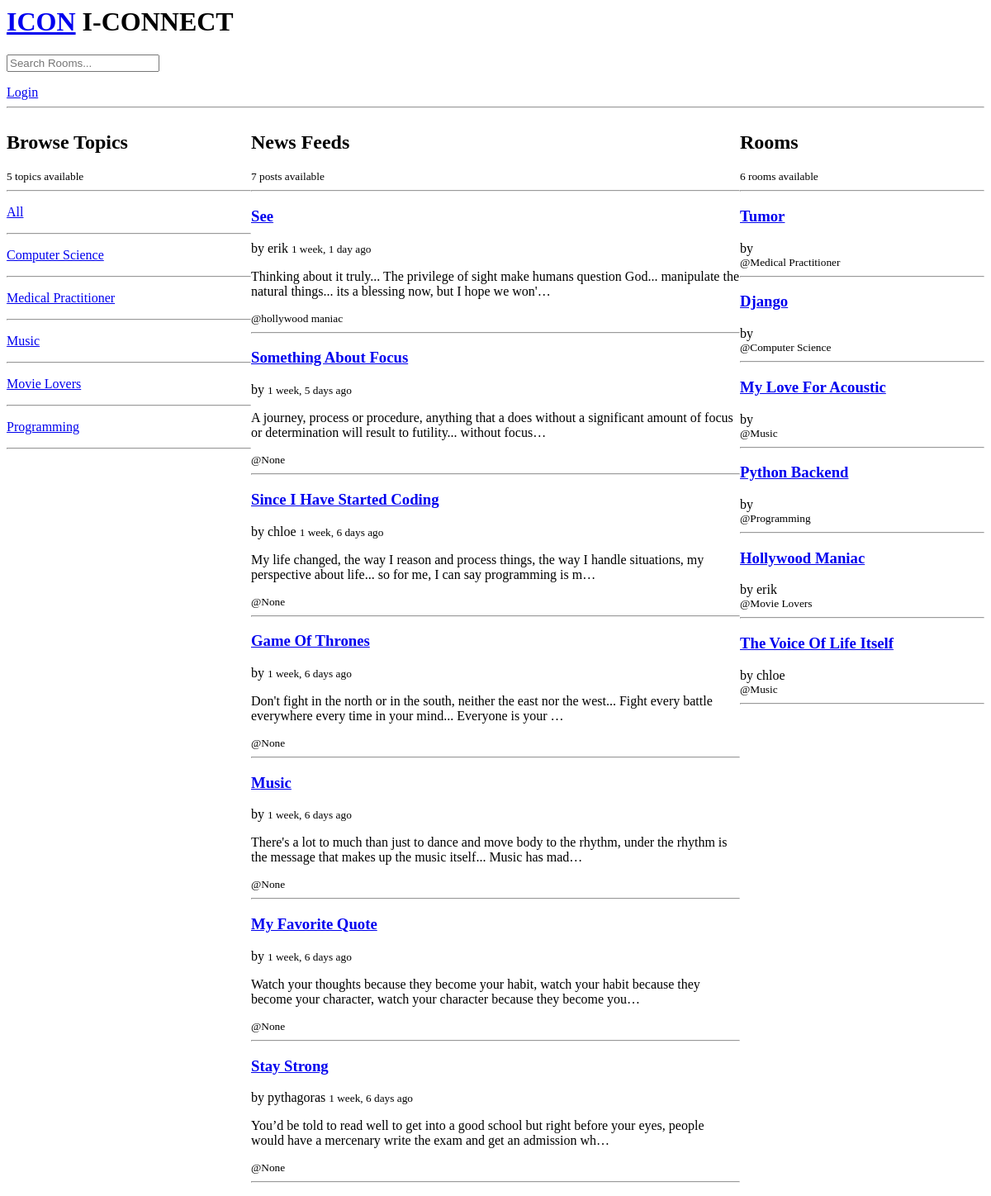
The app's page /, older data.
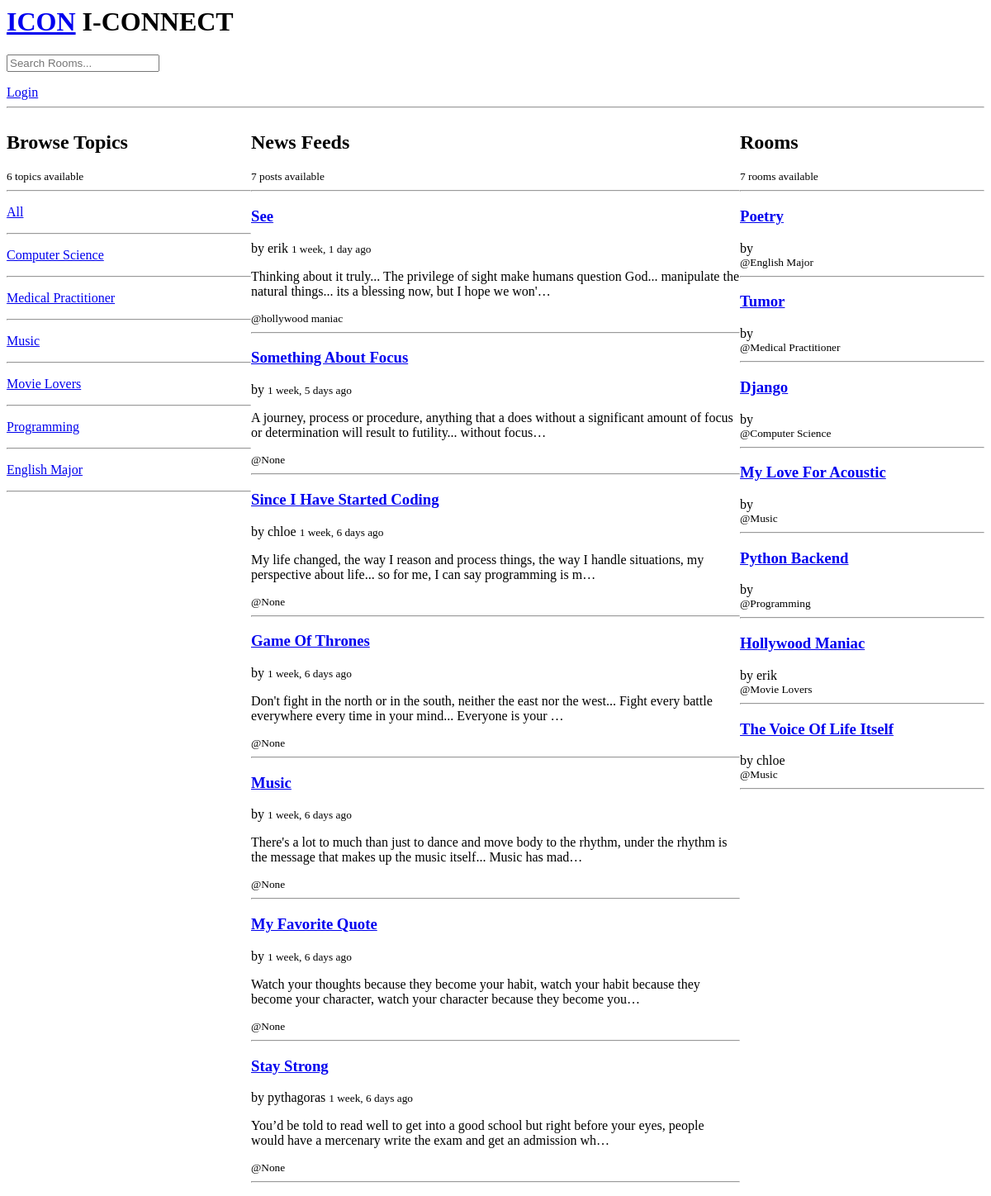
The same page, newer data.
### base/models.py (models this page shows, shortened)
class Topic(models.Model):
    name = models.CharField(max_length=70)
    updated = models.DateTimeField(auto_now=True)
    created = models.DateTimeField(auto_now_add=True)
    def __str__(self):
        return self.name

class Display(models.Model):
    host = models.ForeignKey(User, on_delete=models.SET_NULL, null=True)
    title = models.CharField(max_length=50)
    room = models.ForeignKey(Room, on_delete=models.SET_NULL, null=True)
    blog = models.TextField(max_length=99999)
    updated = models.DateTimeField(auto_now=True)
    created = models.DateTimeField(auto_now_add=True)
    class Meta:
        ordering = ["-created", "-updated"]

class Room(models.Model):
    host = models.ForeignKey(User, on_delete=models.SET_NULL, null=True)
    topic = models.ForeignKey(Topic, on_delete=models.SET_NULL, null=True)
    name = models.CharField(max_length=70)
    description = models.TextField(blank=True, null=True)
    updated = models.DateTimeField(auto_now=True)
    created = models.DateTimeField(auto_now_add=True)
    def __str__(self):
        return self.name
    class Meta:
        ordering = ["-created", "-updated"]

### base/views.py (the view)
# urls.py: path("", views.home_view, name="home"),
def home_view(request, *args, **kwargs):
    q = request.GET.get('q') if request.GET.get('q') != None else ''
    rooms = Room.objects.filter(
        Q(topic__name__icontains=q) |
        Q(name__icontains=q) |
        Q(host__username__icontains=q)
    )
    topics = Topic.objects.all()
    displays = Display.objects.all()
    topics_count = topics.count()
    rooms_count = rooms.count()
    display_count = displays.count()
    context = {
        "topics": topics, "rooms": rooms,
        "displays": displays,"rooms_count":rooms_count,
        "topics_count": topics_count, "display_count": display_count
    }
    return render(request, "base/home.html", context)

### base/templates/base/home.html (shortened to what this page needs)
{% extends "main.html" %}
{% block content %}
<div class="home-container">
  <div class="">
    <h2>Browse Topics</h2>
      <small> {{topics_count}} topics available</small><hr></span>
    <div class="">
      <a href="{% url 'home' %}"><p>All</p></a><hr>
    </div>
    {% for topic in topics %}
    <div class="">
      <a href="{% url 'home' %}?q={{topic.name}}"><p>{{topic.name|title}}</p></a><hr>
    </div>
    {% endfor %}
  </div>
  <div class="">
    <h2>News Feeds</h2>
    <small>{{display_count}} posts available</small><hr>
    {% for display in displays %}
    <div class="">
      <a href="{% url 'blog' display.id %}"><h3>{{display.title|title}}</h3></a>
      <span>by {{display.host.username}}</span>  <small>{{display.created|timesince}} ago</small>
      <p>{{display.blog|truncatechars:150|capfirst}}</p>
      <small>@{{display.room}}</small>
      <hr>
    </div>
    {% endfor %}
  </div>
  <div class="">
    <h2>Rooms</h2>
      <small> {{rooms_count}} rooms available</small></span><hr>
    {% for room in rooms %}
    <a href="{% url 'room' room.id %}"><h3>{{room.name|title}}</h3></a><span>by {{room.host.username}}</span><br>
    <small>@{{room.topic|title}}</small><hr>
    {% endfor %}
  </div>
</div>
{% endblock content %}

### template/main.html (shortened to what this page needs)
{% include "super.html" %}
{% block content %}{% endblock content %}

### template/super.html
<h1><a href="/">ICON</a> I-CONNECT</h1>
<form class="" action="{% url 'home' %}" method="GET">
  <input type="text" name="q" value="" placeholder="Search Rooms...">
</form>
{% if request.user.is_authenticated %}
{% for profile in profiles %}
<span><a href="{% url 'profile' profile.id %}">Profile</a></span>
{% endfor %}
<p>Welcome {{request.user|capfirst}}</p>
<a href="{% url 'logout' %}">Logout</a>
{% else %}
<a href="{% url 'login' %}">Login</a>
{% endif %}
<hr>

### base/templates/base/home.html (style rules this page uses)
.home-container { display: grid; grid-template-columns: 1fr 2fr 1fr }

Row changes from the older to the newer data that the page shows:
added Topic: name "English Major"
added Room: name "Poetry", topic "English Major"
Text that changed along with them:
{{ topics_count }}: "5" → "6"
{{ rooms_count }}: "6" → "7"
